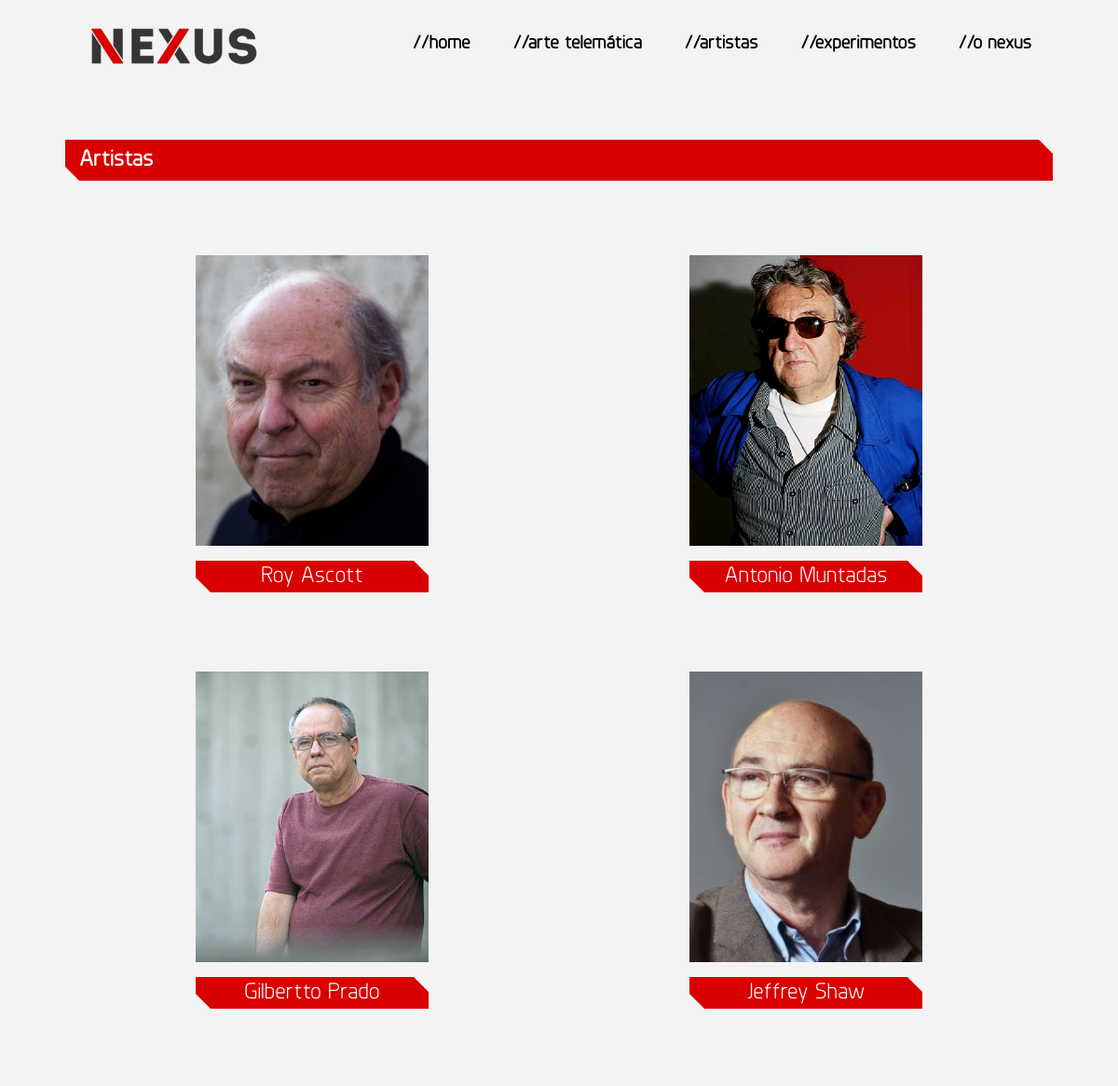
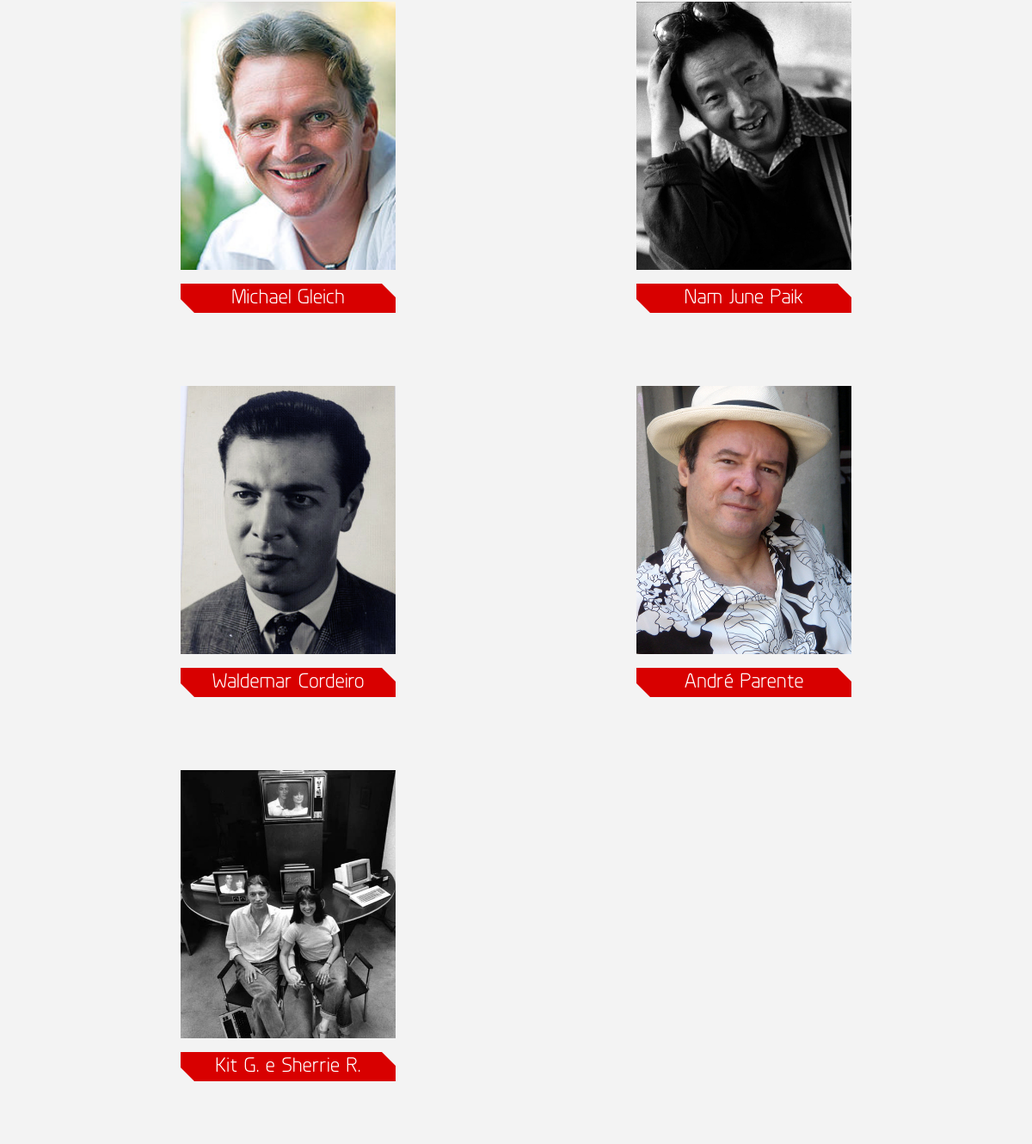
/artistas.php, run on the app's committed database (2 pictures, top to bottom).
### tables this page shows
CREATE TABLE IF NOT EXISTS `autor` (
  `cod_autor` int(4) NOT NULL,
  `nome` varchar(30) NOT NULL,
  `local_nasc` varchar(30) NOT NULL,
  `texto` text NOT NULL,
  `data_nasc` date NOT NULL,
  `img_url` varchar(300) DEFAULT NULL
);

### artistas.php (the view, shortened to what this page needs)
<?php
	include "header-interno.php";
	$artistas_result = mysql_query("SELECT autor.cod_autor, autor.nome, autor.local_nasc, autor.data_nasc, autor.img_url FROM autor ") or die(mysql_error());
?>
	<section class="container cf" role="main">
		<h2 class="page-title">Artistas</h2>
		<ul class="artistas-list cf">
			<?php
				while($row = mysql_fetch_array($artistas_result)) {
				?>
						<li class="artistas-list-item">
							<a href="artista-individual.php?cod_autor=<?php echo $row['cod_autor'] ?>"><img src="assets/img/content/autor/<?php echo $row['img_url'] ?>" alt=""></a>
							<a href="artista-individual.php?cod_autor=<?php echo $row['cod_autor'] ?>"><h3><?php echo $row['nome'] ?></h3></a>
						</li>
			<?php }	?>
		</ul>
	</section>
</body>
</html>

### assets/css/style.css (style rules this page uses)
.ctr,.container { margin:0 auto }
.cf:before,.cf:after { content:" ";display:table; }
.cf:after { clear:both }
.cf { zoom:1 }
*,:after,:before { -webkit-box-sizing:border-box;-moz-box-sizing:border-box;box-sizing:border-box }
body { background:#f3f3f3 }
.container { width:1060px;height:auto; }
.page-title { width:100%;padding:10px 10px 10px 15px;margin:20px 0;background:#d80000;color:#fff;font-family:Planer,sans-serif;position:relative; }
.page-title:before { content:"";width:0;height:0;position:absolute;left:0;bottom:0;border-bottom:15px solid #f3f3f3;border-right:15px solid transparent }
.page-title:after { content:"";width:0;height:0;position:absolute;right:0;top:0;border-top:15px solid #f3f3f3;border-left:15px solid transparent }
.artistas-list { margin:40px 0 }
.artistas-list-item { width:250px;height:367px;position:relative;float:left;margin:40px 140px; }
.artistas-list-item img { width:250px;height:312px;margin-bottom:12px;overflow:hidden }
.artistas-list-item h3 { width:100%;padding:5px 0;margin:0;color:#fff;text-align:center;background:#d80000;font-family:Planer,sans-serif;font-size:24px;font-weight:normal;position:relative; }
.artistas-list-item h3:before { content:"";width:0;height:0;position:absolute;left:0;bottom:0;border-bottom:16px solid #f3f3f3;border-right:16px solid transparent }
.artistas-list-item h3:after { content:"";width:0;height:0;position:absolute;right:0;top:0;border-top:16px solid #f3f3f3;border-left:16px solid transparent }

### data on the page
autor: img_url (picture), nome "Roy Ascott"
autor: img_url (picture), nome "Antonio Muntadas"
autor: img_url (picture), nome "Gilbertto Prado"
autor: img_url (picture), nome "Jeffrey Shaw"
autor: img_url (picture), nome "Michael Gleich"
autor: img_url (picture), nome "Nam June Paik"
autor: img_url (picture), nome "Waldemar Cordeiro"
autor: img_url (picture), nome "André Parente"
autor: img_url (picture), nome "Kit G. e Sherrie R."
